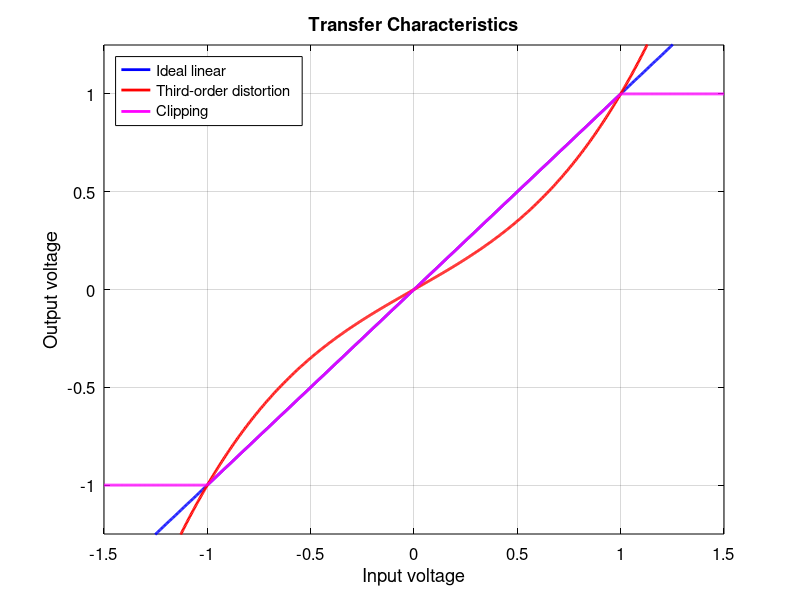
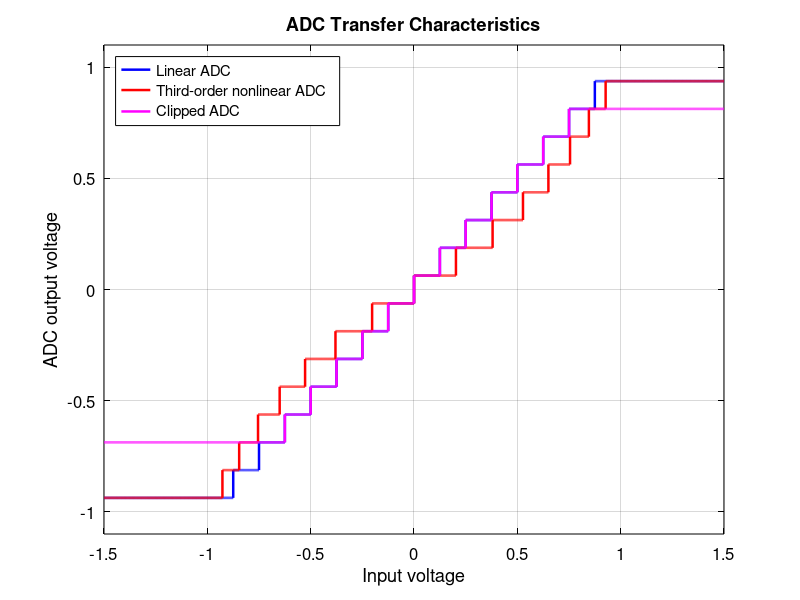

Write MATLAB code to recreate these figures, in order.

clear;
clc;
close all;

%% Parameters
Vmax = 1;
N = 1000;

Vin = linspace(-1.5*Vmax, 1.5*Vmax, N);

%% 1. Ideal linear system
Vout_linear = Vin;

%% 2. Nonlinear system (third-order distortion)
a1 = 0.6;
a3 = 0.4;

Vout_nonlinear = a1*Vin + a3*Vin.^3;

%% 3. Clipping system
Vclip = Vmax;

Vout_clipped = min(max(Vin, -Vclip), Vclip);

%% Plot transfer characteristics
figure('Color', 'w');
hold on;

plot(Vin, Vout_linear, 'b', 'LineWidth', 2);
plot(Vin, Vout_nonlinear, 'r', 'LineWidth', 2);
plot(Vin, Vout_clipped, 'm', 'LineWidth', 2);

grid on;
box on;

xlabel('Input voltage');
ylabel('Output voltage');
title('Transfer Characteristics', 'Color', 'k');

lgd = legend('Ideal linear', ...
       'Third-order distortion', ...
       'Clipping', ...
       'Location', 'northwest');

set(lgd, 'TextColor', 'k', ...
         'Color', 'w', ...
         'EdgeColor', 'k');

xlim([-1.5 1.5]);
ylim([-1.25 1.25]);

% White background and black axes/text
set(gca, 'Color', 'w', ...
         'XColor', 'k', ...
         'YColor', 'k', ...
         'FontSize', 12);

set(gcf, 'Color', 'w');


%% adc version

%% Parameters
Vmax = 1;                 % ADC input range: -Vmax to +Vmax
N_bits = 4;               % ADC resolution
N_levels = 2^N_bits;      % Number of quantization levels
N = 10000;

Vin = linspace(-1.5*Vmax, 1.5*Vmax, N);

LSB = 2*Vmax/N_levels;

%% 1. Linear system + ADC
Vout_linear = Vin;

% ADC quantization
adc_input_linear = min(max(Vout_linear, -Vmax), Vmax);
code_linear = floor((adc_input_linear + Vmax)/LSB);
code_linear = min(max(code_linear, 0), N_levels-1);

Vout_linear_adc = -Vmax + (code_linear + 0.5)*LSB;

%% 2. Nonlinear system + ADC
a1 = 0.6;
a3 = 0.4;

Vout_nonlinear = a1*Vin + a3*Vin.^3;

% ADC quantization
adc_input_nonlinear = min(max(Vout_nonlinear, -Vmax), Vmax);
code_nonlinear = floor((adc_input_nonlinear + Vmax)/LSB);
code_nonlinear = min(max(code_nonlinear, 0), N_levels-1);

Vout_nonlinear_adc = -Vmax + (code_nonlinear + 0.5)*LSB;

%% 3. Clipping system + ADC
Vclip = 0.75*Vmax;

Vout_clipped = min(max(Vin, -Vclip), Vclip);

% ADC quantization
adc_input_clipped = min(max(Vout_clipped, -Vmax), Vmax);
code_clipped = floor((adc_input_clipped + Vmax)/LSB);
code_clipped = min(max(code_clipped, 0), N_levels-1);

Vout_clipped_adc = -Vmax + (code_clipped + 0.5)*LSB;

%% Plot transfer characteristics
figure('Color', 'w');
hold on;

stairs(Vin, Vout_linear_adc, 'b', 'LineWidth', 1.8);
stairs(Vin, Vout_nonlinear_adc, 'r', 'LineWidth', 1.8);
stairs(Vin, Vout_clipped_adc, 'm', 'LineWidth', 1.8);

grid on;
box on;

xlabel('Input voltage', 'Color', 'k');
ylabel('ADC output voltage', 'Color', 'k');
title('ADC Transfer Characteristics', 'Color', 'k');

lgd = legend('Linear ADC', ...
             'Third-order nonlinear ADC', ...
             'Clipped ADC', ...
             'Location', 'northwest');

set(lgd, 'TextColor', 'k', ...
         'Color', 'w', ...
         'EdgeColor', 'k');

set(gca, 'Color', 'w', ...
         'XColor', 'k', ...
         'YColor', 'k', ...
         'FontSize', 12);

set(gcf, 'Color', 'w');

xlim([-1.5 1.5]);
ylim([-1.1 1.1]);
